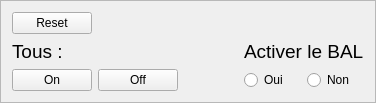
         <widget class="QFrame" name="FrameGeneralSettings">
          <property name="frameShape">
           <enum>QFrame::Shape::StyledPanel</enum>
          </property>
          <property name="frameShadow">
           <enum>QFrame::Shadow::Raised</enum>
          </property>
          <layout class="QGridLayout" name="gridLayout_36">
           <item row="3" column="3">
            <widget class="QRadioButton" name="BALEnabled">
             <property name="text">
              <string>Oui</string>
             </property>
            </widget>
           </item>
           <item row="3" column="2">
            <spacer name="horizontalSpacer">
             <property name="orientation">
              <enum>Qt::Orientation::Horizontal</enum>
             </property>
             <property name="sizeType">
              <enum>QSizePolicy::Policy::Fixed</enum>
             </property>
             <property name="sizeHint" stdset="0">
              <size>
               <width>60</width>
               <height>20</height>
              </size>
             </property>
            </spacer>
           </item>
           <item row="3" column="1">
            <widget class="QPushButton" name="allOff">
             <property name="text">
              <string>Off</string>
             </property>
            </widget>
           </item>
           <item row="3" column="0">
            <widget class="QPushButton" name="allOn">
             <property name="text">
              <string>On</string>
             </property>
            </widget>
           </item>
           <item row="3" column="4">
            <widget class="QRadioButton" name="BALdisabled">
             <property name="text">
              <string>Non</string>
             </property>
            </widget>
           </item>
           <item row="2" column="3" colspan="2">
            <widget class="QLabel" name="label_36">
             <property name="font">
              <font>
               <pointsize>14</pointsize>
              </font>
             </property>
             <property name="text">
              <string>Activer le BAL</string>
             </property>
            </widget>
           </item>
           <item row="2" column="0">
            <widget class="QLabel" name="label_35">
             <property name="font">
              <font>
               <pointsize>14</pointsize>
              </font>
             </property>
             <property name="text">
              <string>Tous :</string>
             </property>
            </widget>
           </item>
           <item row="0" column="0">
            <widget class="QPushButton" name="resetButton">
             <property name="text">
              <string>Reset</string>
             </property>
            </widget>
           </item>
          </layout>
         </widget>
